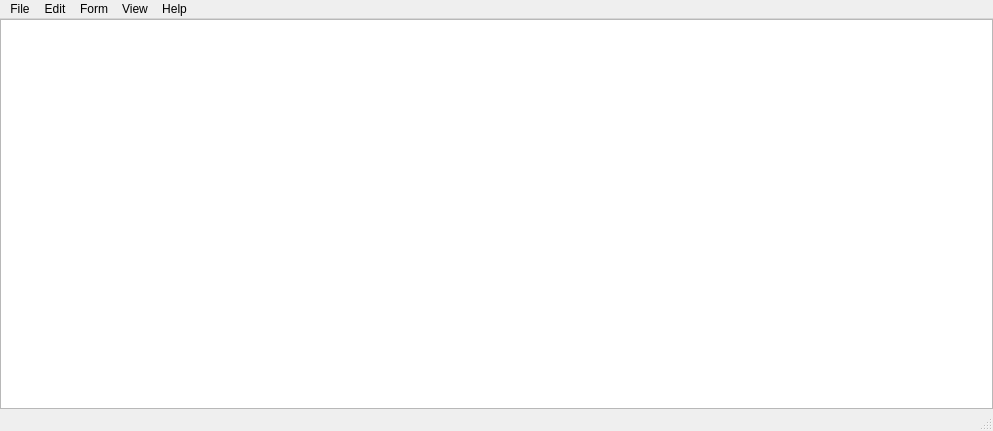
<?xml version="1.0" encoding="UTF-8"?>
<ui version="4.0">
 <class>MainWindow</class>
 <widget class="QMainWindow" name="MainWindow">
  <property name="geometry">
   <rect>
    <x>0</x>
    <y>0</y>
    <width>993</width>
    <height>431</height>
   </rect>
  </property>
  <property name="windowTitle">
   <string>notepad</string>
  </property>
  <widget class="QWidget" name="centralwidget">
   <layout class="QGridLayout" name="gridLayout">
    <property name="leftMargin">
     <number>0</number>
    </property>
    <property name="topMargin">
     <number>0</number>
    </property>
    <property name="rightMargin">
     <number>0</number>
    </property>
    <property name="bottomMargin">
     <number>0</number>
    </property>
    <item row="0" column="0">
     <layout class="QGridLayout" name="gridLayout_2">
      <item row="0" column="0">
       <widget class="QPlainTextEdit" name="plainTextEdit"/>
      </item>
     </layout>
    </item>
   </layout>
  </widget>
  <widget class="QMenuBar" name="menubar">
   <property name="geometry">
    <rect>
     <x>0</x>
     <y>0</y>
     <width>993</width>
     <height>26</height>
    </rect>
   </property>
   <widget class="QMenu" name="menu_file">
    <property name="title">
     <string>File</string>
    </property>
    <addaction name="action_open"/>
    <addaction name="action_save"/>
   </widget>
   <widget class="QMenu" name="menu_edit">
    <property name="title">
     <string>Edit</string>
    </property>
   </widget>
   <widget class="QMenu" name="menu_form">
    <property name="title">
     <string>Form</string>
    </property>
   </widget>
   <widget class="QMenu" name="menu_view">
    <property name="title">
     <string>View</string>
    </property>
   </widget>
   <widget class="QMenu" name="menu_help">
    <property name="title">
     <string>Help</string>
    </property>
   </widget>
   <addaction name="menu_file"/>
   <addaction name="menu_edit"/>
   <addaction name="menu_form"/>
   <addaction name="menu_view"/>
   <addaction name="menu_help"/>
  </widget>
  <widget class="QStatusBar" name="statusbar"/>
  <action name="action_open">
   <property name="text">
    <string>File_Open</string>
   </property>
   <property name="shortcut">
    <string>Ctrl+O</string>
   </property>
  </action>
  <action name="action_save">
   <property name="text">
    <string>File_Save</string>
   </property>
   <property name="shortcut">
    <string>Ctrl+S</string>
   </property>
  </action>
 </widget>
 <resources/>
 <connections/>
</ui>
